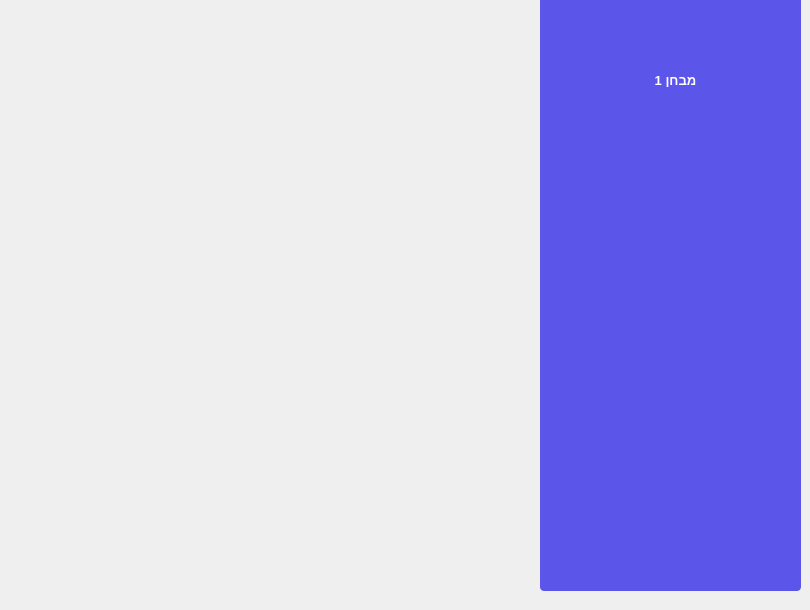
    <widget class="QWidget" name="page_4">
     <widget class="QListView" name="listView_7">
      <property name="geometry">
       <rect>
        <x>540</x>
        <y>-10</y>
        <width>261</width>
        <height>601</height>
       </rect>
      </property>
      <property name="toolTip">
       <string>&lt;html&gt;&lt;head/&gt;&lt;body&gt;&lt;p&gt;&lt;br/&gt;&lt;/p&gt;&lt;/body&gt;&lt;/html&gt;</string>
      </property>
      <property name="styleSheet">
       <string notr="true">QListView
{
	background-color: #5c55e9;
	color: #fff;
	font-size: 14px;
	font-weight: bold;
	show-decoration-selected: 0;
	border-radius: 4px;
	padding-left: -15px;
	padding-right: -15px;
	padding-top: 5px;

} 


QListView:disabled 
{
	background-color: #5c5c5c;

}


QListView::item
{
	background-color: #454e5e;
	border: none;
	padding: 10px;
	border-radius: 0px;
	padding-left : 10px;
	height: 32px;

}


QListView::item:selected
{
	color: #000;
	background-color: #fff;

}


QListView::item:!selected
{
	color:white;
	background-color: transparent;
	border: none;
	padding-left : 10px;

}


QListView::item:!selected:hover
{
	color: #fff;
	background-color: #5564f2;
	border: none;
	padding-left : 10px;

}
QPushButton
{
	background-color: #5c55e9;
	color: #fff;
	font-size: 13px;
	font-weight: bold;
	border-top-right-radius: 15px;
	border-top-left-radius: 0px;
	border-bottom-right-radius: 0px;
	border-bottom-left-radius: 15px;
	padding: 10px;

}
</string>
      </property>
     </widget>
     <widget class="QPushButton" name="pushButton_27">
      <property name="geometry">
       <rect>
        <x>600</x>
        <y>40</y>
        <width>151</width>
        <height>81</height>
       </rect>
      </property>
      <property name="styleSheet">
       <string notr="true">QPushButton
{
	background-color: #5c55e9;
	color: #fff;
	font-size: 13px;
	font-weight: bold;
	border-top-right-radius: 15px;
	border-top-left-radius: 0px;
	border-bottom-right-radius: 0px;
	border-bottom-left-radius: 15px;
	padding: 10px;

}


QPushButton::disabled
{
	background-color: #5c5c5c;

}


QPushButton::hover
{
	background-color: #5564f2;

}


QPushButton::pressed
{
	background-color: #3d4ef2;

}
</string>
      </property>
      <property name="text">
       <string>מבחן 1</string>
      </property>
     </widget>
     <widget class="QLabel" name="label_13">
      <property name="geometry">
       <rect>
        <x>0</x>
        <y>0</y>
        <width>541</width>
        <height>601</height>
       </rect>
      </property>
      <property name="styleSheet">
       <string notr="true">border-image: url(:/images/Students.png);</string>
      </property>
      <property name="text">
       <string/>
      </property>
     </widget>
    </widget>
